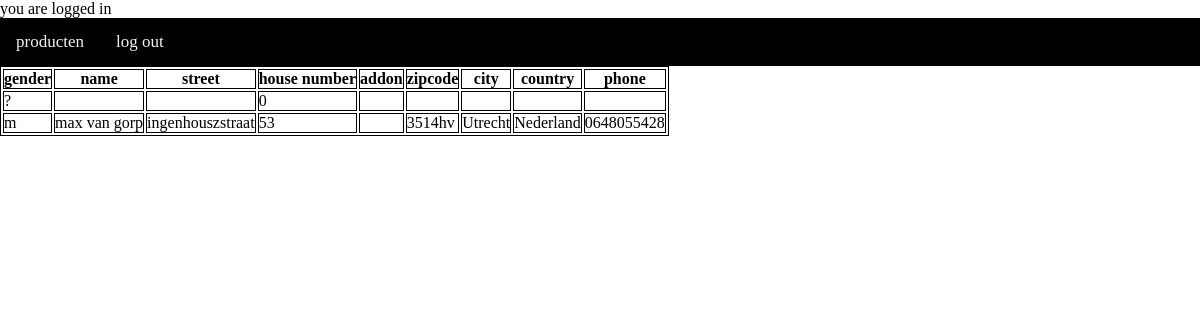
The page /view/costumer/costumer_overview.php (signed in) on the database its author committed.
### tables this page shows
CREATE TABLE `costumer` (
  `id` int(10) NOT NULL,
  `gender` varchar(1) NOT NULL,
  `firstName` varchar(50) NOT NULL,
  `middleName` varchar(10) DEFAULT NULL,
  `lastName` varchar(50) NOT NULL,
  `street` varchar(30) NOT NULL,
  `houseNumber` int(5) NOT NULL,
  `houseNumber_addon` varchar(2) DEFAULT NULL,
  `zipCode` varchar(7) NOT NULL,
  `city` varchar(20) NOT NULL,
  `country` varchar(50) NOT NULL,
  `phone` varchar(25) NOT NULL,
  `emailadress` varchar(40) NOT NULL,
  `password` varchar(255) NOT NULL,
  `newsletter_subscription` int(1) NOT NULL
);

### view/costumer/costumer_overview.php (the view, shortened to what this page needs)
<?php
include('../../config/connect.php');
?>
<!DOCTYPE html>
<html lang="en">
<head>
    <link rel="stylesheet" href="../../assets/css/styleOverzicht.css">
</head>
<body>
<header>
    <nav>
    <a href="product_overzicht.php">producten </a>
    <a href="../../src/logout.php">log out</a>
    </nav>
</header>
<article>
<table style="border: 1px solid black;">
    <tr >
        <th style="border: 1px solid black;">gender</th>
        <th style="border: 1px solid black;">name</th>
        <th style="border: 1px solid black;">street</th>
        <th style="border: 1px solid black;">house number</th>
        <th style="border: 1px solid black;">addon</th>
        <th style="border: 1px solid black;">zipcode</th>
        <th style="border: 1px solid black;">city</th>
        <th style="border: 1px solid black;">country</th>
        <th style="border: 1px solid black;">phone</th>
    </tr>
    <?php
    $sql = "SELECT * FROM `costumer` order by `id` asc";
    $result = $con->query($sql);
    while($row = $result->fetch_assoc()){
    ?>
    <tr>
        <td style="border: 1px solid black;"><?php echo $row['gender']; ?></td>
        <td style="border: 1px solid black;"><?php echo $row['firstName']; echo " "; echo $row['middleName']; echo " "; echo $row['lastName'] ?></td>
        <td style="border: 1px solid black;"><?php echo $row['street']; ?></td>
        <td style="border: 1px solid black;"><?php echo $row['houseNumber']; ?></td>
        <td style="border: 1px solid black;"><?php echo $row['houseNumber_addon']; ?></td>
        <td style="border: 1px solid black;"><?php echo $row['zipCode']; ?></td>
        <td style="border: 1px solid black;"><?php echo $row['city']; ?></td>
        <td style="border: 1px solid black;"><?php echo $row['country']; ?></td>
        <td style="border: 1px solid black;"><?php echo $row['phone']; ?></td>
    </tr>
    <?php }; ?>
    </table>
</article>
</body>
</html>

### assets/css/styleOverzicht.css (style rules this page uses)
* { margin:0; padding: 0; }
header { background-color: black; height: auto; }
nav { overflow: hidden; }
nav a { float: left; color: #f2f2f2; text-align: center; padding: 14px 16px; text-decoration: none; font-size: 17px; }

### rows shown on the page
costumer: gender "?", houseNumber "0"
costumer: gender "m", firstName "max", middleName "van", lastName "gorp", street "ingenhouszstraat", houseNumber "53", zipCode "3514hv", city "Utrecht", country "Nederland", phone "0648055428"
